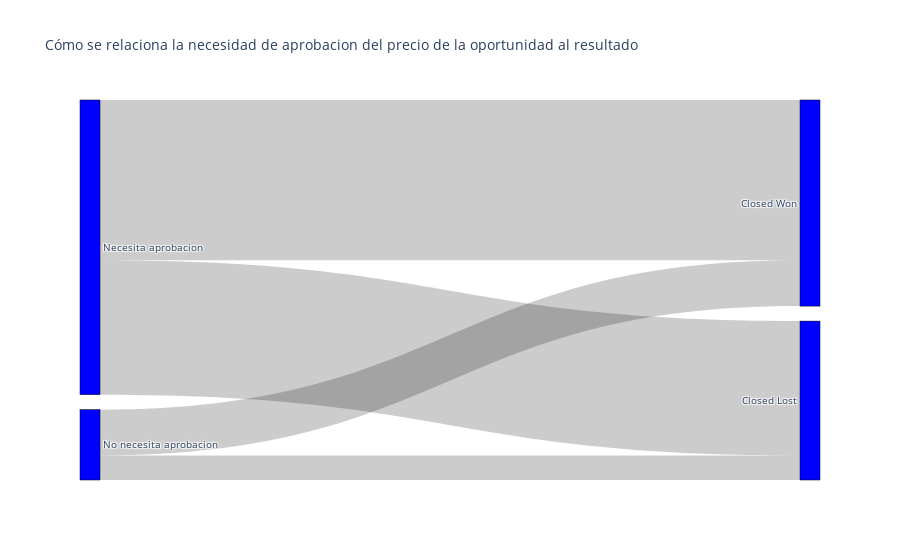

Notebook cell for this chart:
### Code cell
import plotly.graph_objects as go
fig = go.Figure(data=[go.Sankey(
    node = dict(
      pad = 15,
      thickness = 20,
      line = dict(color = "black", width = 0.5),
      label = ["No necesita aprobacion", \
               "Necesita aprobacion", \
              "No fue aprobada",\
              "Fue aprobada",\
              "Closed Won",\
              "Closed Lost"],
      color = "blue"
    ),
    link = dict(
      source = [0, 0, 1, 1],
      target = [4, 5, 4, 5],
      value = [2118,\
               1136,\
              1011+6404,\
              2771+3443]
  ))])

fig.update_layout(title_text="Cómo se relaciona la necesidad de aprobacion del precio de la oportunidad al resultado", font_size=10)
fig.show()

### Figure 1 — Plotly figure (JSON) as saved in the notebook; plotly's stock layout.template omitted (floating-point values rounded to 4 significant figures)
{"data": [{"link": {"source": [0, 0, 1, 1], "target": [4, 5, 4, 5], "value": [2118, 1136, 7415, 6214]}, "node": {"color": "blue", "label": ["No necesita aprobacion", "Necesita aprobacion", "No fue aprobada", "Fue aprobada", "Closed Won", "Closed Lost"], "line": {"color": "black", "width": 0.5}, "pad": 15, "thickness": 20}, "type": "sankey"}], "layout": {"font": {"size": 10}, "title": {"text": "Cómo se relaciona la necesidad de aprobacion del precio de la oportunidad al resultado"}}}
